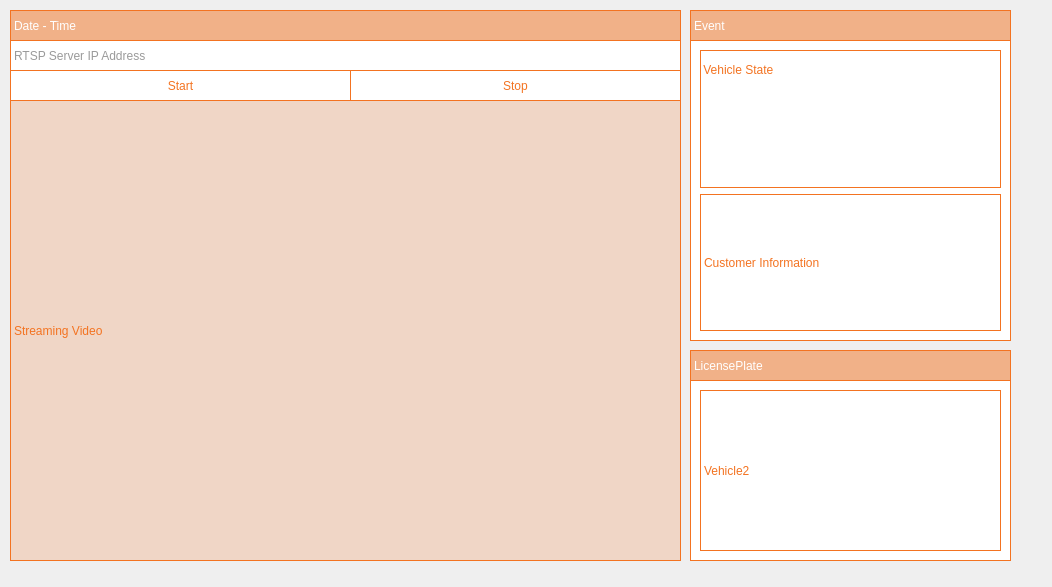
<?xml version="1.0" encoding="UTF-8"?>
<ui version="4.0">
 <class>Streaming</class>
 <widget class="QWidget" name="Streaming">
  <property name="geometry">
   <rect>
    <x>0</x>
    <y>0</y>
    <width>1052</width>
    <height>587</height>
   </rect>
  </property>
  <property name="windowTitle">
   <string>Form</string>
  </property>
  <widget class="QFrame" name="streamingFrame">
   <property name="geometry">
    <rect>
     <x>-10</x>
     <y>0</y>
     <width>1051</width>
     <height>581</height>
    </rect>
   </property>
   <property name="styleSheet">
    <string notr="true">background-color: transparent;
border:none;</string>
   </property>
   <property name="frameShape">
    <enum>QFrame::NoFrame</enum>
   </property>
   <widget class="QLabel" name="streamingLabel">
    <property name="geometry">
     <rect>
      <x>20</x>
      <y>100</y>
      <width>671</width>
      <height>461</height>
     </rect>
    </property>
    <property name="styleSheet">
     <string notr="true">font: 300 bold 13pt &quot;Quicksand Light&quot;;
color:  rgb(243,115,33);
background:rgba(243,115,33,0.2);
border:1px solid rgb(243,115,33);</string>
    </property>
    <property name="text">
     <string>Streaming Video</string>
    </property>
   </widget>
   <widget class="QLabel" name="dateTimeLabel">
    <property name="geometry">
     <rect>
      <x>20</x>
      <y>10</y>
      <width>671</width>
      <height>31</height>
     </rect>
    </property>
    <property name="styleSheet">
     <string notr="true">color: rgb(255, 255, 255);
font: 500 12pt &quot;Quicksand Medium&quot;;
background-color: rgba(243,115,33,0.5);
border:1px solid rgb(243,115,33);
text-align: center; /* 수평 중앙 정렬 */</string>
    </property>
    <property name="text">
     <string>Date - Time</string>
    </property>
   </widget>
   <widget class="QLabel" name="licensetitleLabel">
    <property name="geometry">
     <rect>
      <x>700</x>
      <y>350</y>
      <width>321</width>
      <height>31</height>
     </rect>
    </property>
    <property name="styleSheet">
     <string notr="true">color: rgb(255, 255, 255);
font: 500 13pt &quot;Quicksand Medium&quot;;
background-color: rgba(243,115,33,0.5);
border:1px solid rgb(243,115,33);</string>
    </property>
    <property name="text">
     <string>LicensePlate</string>
    </property>
   </widget>
   <widget class="QPushButton" name="startButton">
    <property name="geometry">
     <rect>
      <x>20</x>
      <y>70</y>
      <width>341</width>
      <height>31</height>
     </rect>
    </property>
    <property name="styleSheet">
     <string notr="true">QPushButton{
        color:  rgb(243,115,33);
        background:white;
        border:1px solid rgb(243,115,33);
        font: 500 10pt &quot;Quicksand Medium&quot;;
}

QPushButton:hover {
        color:  rgb(255, 255, 255);
        background-color:rgba(243,115,33,0.3);
        border:1px solid rgb(243,115,33);
        font: 500 8pt &quot;Quicksand Medium&quot;;
}</string>
    </property>
    <property name="text">
     <string>Start</string>
    </property>
    <property name="iconSize">
     <size>
      <width>20</width>
      <height>20</height>
     </size>
    </property>
   </widget>
   <widget class="QPushButton" name="stopButton">
    <property name="geometry">
     <rect>
      <x>360</x>
      <y>70</y>
      <width>331</width>
      <height>31</height>
     </rect>
    </property>
    <property name="styleSheet">
     <string notr="true">QPushButton{
        color:  rgb(243,115,33);
        background:white;
        border:1px solid rgb(243,115,33);
        font: 500 10pt &quot;Quicksand Medium&quot;;
}

QPushButton:hover {
        color:  rgb(255, 255, 255);
        background-color:rgba(243,115,33,0.3);
        border:1px solid rgb(243,115,33);
        font: 500 8pt &quot;Quicksand Medium&quot;;
}</string>
    </property>
    <property name="text">
     <string>Stop</string>
    </property>
   </widget>
   <widget class="QLabel" name="label_url">
    <property name="geometry">
     <rect>
      <x>20</x>
      <y>40</y>
      <width>671</width>
      <height>31</height>
     </rect>
    </property>
    <property name="styleSheet">
     <string notr="true">	color:  rgb(154, 154, 154);
        background:white;
        border:1px solid rgb(243,115,33);
        font: 500 10pt &quot;Quicksand Medium&quot;;
</string>
    </property>
    <property name="text">
     <string>RTSP Server IP Address</string>
    </property>
   </widget>
   <widget class="QFrame" name="licensePlateframe">
    <property name="geometry">
     <rect>
      <x>700</x>
      <y>380</y>
      <width>321</width>
      <height>181</height>
     </rect>
    </property>
    <property name="styleSheet">
     <string notr="true">color:  rgb(243,115,33);
background:white;
border:1px solid rgb(243,115,33);</string>
    </property>
    <property name="frameShape">
     <enum>QFrame::NoFrame</enum>
    </property>
    <layout class="QVBoxLayout" name="verticalLayout">
     <item>
      <widget class="QLabel" name="number1">
       <property name="styleSheet">
        <string notr="true">background:none;
border:1px solid rgb(243,115,33);
font: 300 bold 13pt &quot;Quicksand Light&quot;;
color:  rgb(243,115,33);</string>
       </property>
       <property name="text">
        <string>Vehicle2</string>
       </property>
      </widget>
     </item>
    </layout>
   </widget>
   <widget class="QFrame" name="stateArea">
    <property name="geometry">
     <rect>
      <x>700</x>
      <y>40</y>
      <width>321</width>
      <height>301</height>
     </rect>
    </property>
    <property name="styleSheet">
     <string notr="true">color:  rgb(243,115,33);
background:white;
border:1px solid rgb(243,115,33);</string>
    </property>
    <property name="frameShape">
     <enum>QFrame::NoFrame</enum>
    </property>
    <layout class="QVBoxLayout" name="verticalLayout_2">
     <item>
      <widget class="QFrame" name="stateFrame">
       <property name="frameShape">
        <enum>QFrame::StyledPanel</enum>
       </property>
       <property name="frameShadow">
        <enum>QFrame::Raised</enum>
       </property>
       <widget class="QLabel" name="gate_state">
        <property name="geometry">
         <rect>
          <x>150</x>
          <y>10</y>
          <width>131</width>
          <height>121</height>
         </rect>
        </property>
        <property name="styleSheet">
         <string notr="true">background:none;
border:none;</string>
        </property>
        <property name="text">
         <string/>
        </property>
        <property name="scaledContents">
         <bool>true</bool>
        </property>
       </widget>
       <widget class="QLabel" name="label_2">
        <property name="geometry">
         <rect>
          <x>0</x>
          <y>10</y>
          <width>101</width>
          <height>20</height>
         </rect>
        </property>
        <property name="styleSheet">
         <string notr="true">border:none;
background:none;</string>
        </property>
        <property name="text">
         <string> Vehicle State</string>
        </property>
       </widget>
       <widget class="QLabel" name="alarm_state">
        <property name="geometry">
         <rect>
          <x>40</x>
          <y>50</y>
          <width>61</width>
          <height>51</height>
         </rect>
        </property>
        <property name="styleSheet">
         <string notr="true">background:none;
border:none;</string>
        </property>
        <property name="text">
         <string/>
        </property>
        <property name="scaledContents">
         <bool>true</bool>
        </property>
       </widget>
      </widget>
     </item>
     <item>
      <widget class="QLabel" name="label">
       <property name="styleSheet">
        <string notr="true">font: 10pt &quot;Sans Serif&quot;;</string>
       </property>
       <property name="text">
        <string>Customer Information</string>
       </property>
      </widget>
     </item>
    </layout>
   </widget>
   <widget class="QLabel" name="VehicleEntry">
    <property name="geometry">
     <rect>
      <x>700</x>
      <y>10</y>
      <width>321</width>
      <height>31</height>
     </rect>
    </property>
    <property name="styleSheet">
     <string notr="true">color: rgb(255, 255, 255);
font: 500 13pt &quot;Quicksand Medium&quot;;
background-color: rgba(243,115,33,0.5);
border:1px solid rgb(243,115,33);</string>
    </property>
    <property name="text">
     <string>Event</string>
    </property>
   </widget>
  </widget>
 </widget>
 <resources/>
 <connections/>
</ui>
